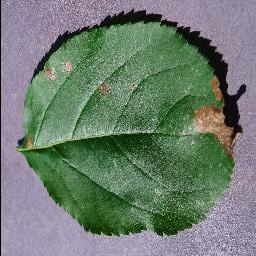
#> input picture ClassificationTreeleaves/test/0ca16873-eeac-47e9-9a87-1859950daab7___JR_FrgE.S 2835_270deg.JPG, 256 x 256 px, given as the content of the folder train, which was not available
$ jupyter execute --allow-errors Untitled1.ipynb   (older library calls are emulated)
#> lines starting #> are read from the running program, lines starting #| are printed output that depends on the picture; pictures that were not available may be replaced by others from this repository, and a replacement may not be noted
[cell 1]
import numpy as np
import pandas as pd
import glob
import cv2
import ntpath
from sklearn.neighbors import KNeighborsClassifier
from sklearn.svm import SVC
from sklearn.preprocessing import MinMaxScaler
from sklearn import preprocessing
from sklearn.decomposition import PCA
from sklearn.metrics import confusion_matrix
from sklearn.discriminant_analysis import LinearDiscriminantAnalysis
import mahotas
import os
import pickle
from sklearn.decomposition import PCA

[cell 2]
def color_moments(pic):
    pic=np.double(pic)
    R=pic[:,:,0]
    G=pic[:,:,1]
    B=pic[:,:,2]
    colorFeature=[np.mean(R[:]),np.std(R[:]),np.mean(G[:]),np.std(G[:]),np.mean(B[:]),np.std(B[:])];
    colorFeature=colorFeature/np.mean(colorFeature)
    return colorFeature

def shapeFeatures(pic):
     # Calculate Moments
     moments = cv2.moments(cv2.cvtColor(pic, cv2.COLOR_BGR2GRAY))
     # Calculate Hu Moments
     huMoments = cv2.HuMoments(moments).flatten()
     shapeFeat=huMoments/np.mean(huMoments);
     return shapeFeat

# feature-descriptor-2: histogram
def fd_histogram(pic):
    # convert the image to HSV color-space
    pic = cv2.cvtColor(pic, cv2.COLOR_BGR2HSV)
    # compute the color histogram
    hist  = cv2.calcHist(pic, [0, 1, 2], None, [8, 2, 2], [0, 256, 0, 256, 0, 256])
    # normalize the histogram
    cv2.normalize(hist, hist)
    # return the histogram
    return hist.flatten()

# feature-descriptor-2: Haralick Texture
def fd_haralick(pic):
    # convert the image to grayscale
    gray = cv2.cvtColor(pic, cv2.COLOR_BGR2GRAY)
    # compute the haralick texture feature vector
    haralick = mahotas.features.haralick(gray).mean(axis=0)
    # return the result
    return haralick

def getFeatures(pic):
    featuresGlbal=np.zeros((209,30))
    fv_Moments=color_moments(pic)
    fv_histogram  = fd_histogram(pic)
    fv_haralick= fd_haralick(pic)
    fv_hu_moments = shapeFeatures(pic);

    #featuresGlbal= np.append(fv_haralick, fv_histogram);

    features = np.append(fv_Moments, fv_haralick);
    features = np.append(features, fv_hu_moments);
    featuresGlbal = np.append(features, fv_histogram);
    return featuresGlbal

def createFeatures(fold1,fold2):
#> called with fold1 = 'train', fold2 = 'validation'
    dircs1 = os.listdir(fold1)
    dircs2 = os.listdir(fold1)

    with open('featuresTrain.csv', 'w') as out:
        for dirc in dircs1:
            for pic in glob.glob(fold1+'\\'+dirc+'\\*.jpg'):
                img = cv2.resize(cv2.imread(pic),None, fx = 0.1, fy = 0.1)
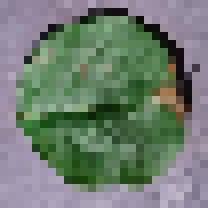
#> img: shape (26, 26, 3) (shown 8 times larger); mean B, G, R 113.2, 125, 111.5
                feats = np.append(dirc,getFeatures(img))
#> in color_moments, `R=pic[:,:,0]`:
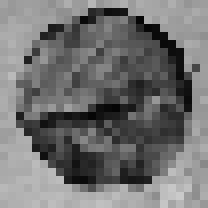
#> R: shape (26, 26) float64 (shown 8 times larger); min 4, max 202, mean 113.2
#> in color_moments, `G=pic[:,:,1]`:
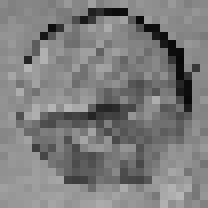
#> G: shape (26, 26) float64 (shown 8 times larger); min 9, max 182, mean 125
#> in color_moments, `B=pic[:,:,2]`:
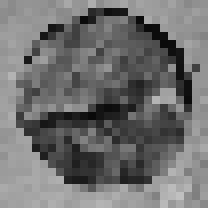
#> B: shape (26, 26) float64 (shown 8 times larger); min 9, max 192, mean 111.5
#> in color_moments, `colorFeature=[np.mean(R[:]),np.std(R[:]),np.mean(G[:]),np.std(G[:]),np..`: colorFeature = [113.2, 52.47, 125, 33.76, 111.5, 46.08]
#> in color_moments, `colorFeature=colorFeature/np.mean(colorFeature)`: colorFeature = [1.41, 0.653, 1.56, 0.42, 1.39, 0.574]
#> in fd_histogram, `pic = cv2.cvtColor(pic, cv2.COLOR_BGR2HSV)`: pic: shape (26, 26, 3); mean H, S, V 91.7, 68.1, 134.8
#> in getFeatures, `fv_histogram  = fd_histogram(pic)`: fv_histogram = 32 values, max 0.763 at index 19, min 0 at index 1, mean 0.0641
#> in fd_haralick, `gray = cv2.cvtColor(pic, cv2.COLOR_BGR2GRAY)`:
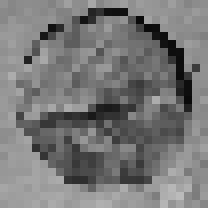
#> gray: shape (26, 26) (shown 8 times larger); min 10, max 187, mean 119.6
                out.write('%s\n'% ','.join(feats))

    with open('featuresValidation.csv', 'w') as out:
        for dirc in dircs2:
            for pic in glob.glob(fold2+'\\'+dirc+'\\*.jpg'):
                img = cv2.resize(cv2.imread(pic),None, fx = 0.1, fy = 0.1)
                feats = np.append(dirc,getFeatures(img))
                out.write('%s\n'% ','.join(feats))

$ run again, on ClassificationTreeleaves/test/1b567c7d-1041-4240-a56c-8ea94e6252b4___FREC_C.Rust 4245_newGRR.JPG
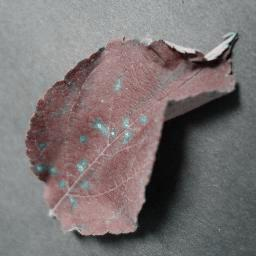
#> input picture ClassificationTreeleaves/test/1b567c7d-1041-4240-a56c-8ea94e6252b4___FREC_C.Rust 4245_newGRR.JPG, 256 x 256 px, given as the content of the folder train, which was not available
#> in color_moments, `R=pic[:,:,0]`:
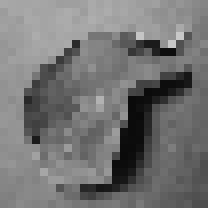
#> R: shape (26, 26) float64 (shown 8 times larger); min 10, max 200, mean 115.4
#> in color_moments, `B=pic[:,:,2]`:
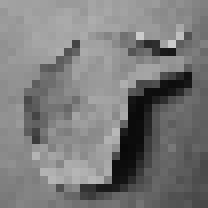
#> B: shape (26, 26) float64 (shown 8 times larger); min 8, max 203, mean 122.2
#> in color_moments, `colorFeature=[np.mean(R[:]),np.std(R[:]),np.mean(G[:]),np.std(G[:]),np..`: colorFeature = [115.4, 40.71, 115.2, 40.57, 122.2, 41.87]
#> in color_moments, `colorFeature=colorFeature/np.mean(colorFeature)`: colorFeature = [1.45, 0.513, 1.45, 0.511, 1.54, 0.528]
#> fv_histogram = 32 values, max 0.635 at index 0, min 0 at index 1, mean 0.0595

$ run again, on ClassificationTreeleaves/test/1cfc6e73-1d86-4fb9-bffb-010163531711___FREC_C.Rust 3944_newGRR.JPG
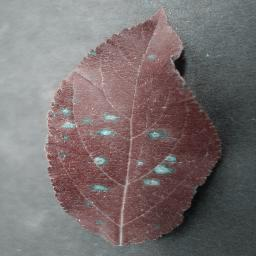
#> input picture ClassificationTreeleaves/test/1cfc6e73-1d86-4fb9-bffb-010163531711___FREC_C.Rust 3944_newGRR.JPG, 256 x 256 px, given as the content of the folder train, which was not available
#> in color_moments, `R=pic[:,:,0]`:
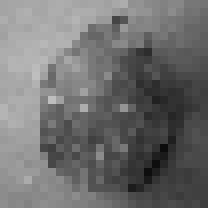
#> R: shape (26, 26) float64 (shown 8 times larger); min 13, max 190, mean 110.9
#> in color_moments, `B=pic[:,:,2]`:
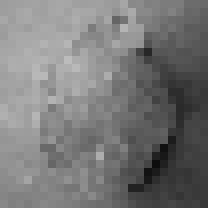
#> B: shape (26, 26) float64 (shown 8 times larger); min 13, max 188, mean 119.7
#> in color_moments, `colorFeature=[np.mean(R[:]),np.std(R[:]),np.mean(G[:]),np.std(G[:]),np..`: colorFeature = [110.9, 42.57, 110.7, 42.63, 119.7, 39.97]
#> in color_moments, `colorFeature=colorFeature/np.mean(colorFeature)`: colorFeature = [1.43, 0.548, 1.42, 0.548, 1.54, 0.514]
#> fv_histogram = 32 values, max 0.723 at index 0, min 0 at index 1, mean 0.0678

$ run again, on ClassificationTreeleaves/test/1d4dee76-8af5-4bce-ba44-ef87ffd664de___FREC_C.Rust 3628_newGRR.JPG
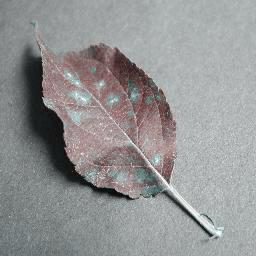
#> input picture ClassificationTreeleaves/test/1d4dee76-8af5-4bce-ba44-ef87ffd664de___FREC_C.Rust 3628_newGRR.JPG, 256 x 256 px, given as the content of the folder train, which was not available
#> in color_moments, `R=pic[:,:,0]`:
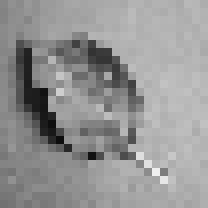
#> R: shape (26, 26) float64 (shown 8 times larger); min 13, max 239, mean 148.5
#> in color_moments, `B=pic[:,:,2]`:
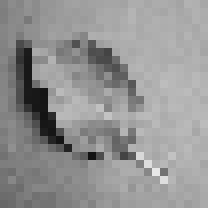
#> B: shape (26, 26) float64 (shown 8 times larger); min 18, max 231, mean 147.7
#> in color_moments, `colorFeature=[np.mean(R[:]),np.std(R[:]),np.mean(G[:]),np.std(G[:]),np..`: colorFeature = [148.5, 38.31, 148.1, 38.29, 147.7, 36.01]
#> in color_moments, `colorFeature=colorFeature/np.mean(colorFeature)`: colorFeature = [1.6, 0.413, 1.6, 0.413, 1.59, 0.388]
#> fv_histogram = 32 values, max 0.694 at index 0, min 0 at index 1, mean 0.0651
